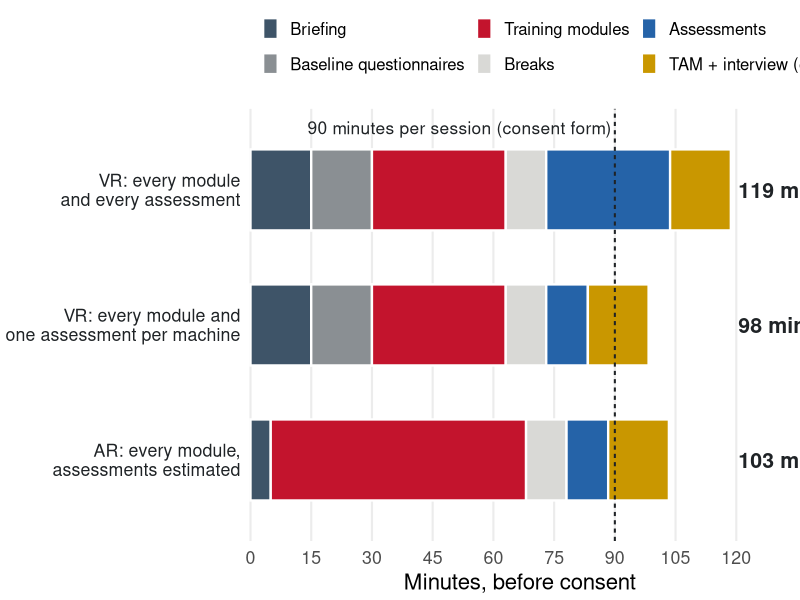

The R script that drew this image:
# Session timing chart for Meeting 28.
# Sources: refs/VR Module & Assesment Time.xlsx - Sheet1.csv, refs/SIGHT Time Table - AR timing.csv,
# and the 15-minute baseline and 5-minute breaks stated in the consent form and protocol draft.
# Briefing: Fadel's Oct 30 figures (VR 10 to 15 minutes, drawn at 15; AR 5 minutes).
# Estimates, since nothing has been timed yet: 15 minutes for the TAM and interview, and AR
# assessments at the VR length, because the AR assessment questions do not exist yet.
library(ggplot2)

mins = function(x) {
  p = strsplit(x, ":")[[1]]
  as.numeric(p[1]) + as.numeric(p[2]) / 60
}

# Longest single assessment per machine, since the protocol keeps one assessment for each machine.
one_assess = mins("3:14") + mins("2:51") + mins("4:12")
tam_interview = 15

parts = c("Briefing", "Baseline questionnaires", "Training modules", "Breaks", "Assessments", "TAM + interview (est.)")

rows = rbind(
  data.frame(session = "VR: every module\nand every assessment", part = parts,
             m = c(15, 15, mins("33:03"), 10, mins("30:36"), tam_interview)),
  data.frame(session = "VR: every module and\none assessment per machine", part = parts,
             m = c(15, 15, mins("33:03"), 10, one_assess, tam_interview)),
  data.frame(session = "AR: every module,\nassessments estimated", part = parts[c(1, 3, 4, 5, 6)],
             m = c(5, mins("63:04"), 10, one_assess, tam_interview))
)
rows$part = factor(rows$part, levels = rev(parts))
rows$session = factor(rows$session, levels = rev(unique(rows$session)))

totals = aggregate(m ~ session, rows, sum)
totals$label = sprintf("%d min", round(totals$m))

p = ggplot(rows, aes(x = m, y = session, fill = part)) +
  geom_col(width = 0.6, colour = "white", linewidth = 0.8) +
  geom_vline(xintercept = 90, colour = "#1f2326", linewidth = 0.7, linetype = "22") +
  annotate("text", x = 89.2, y = 3.46, label = "90 minutes per session (consent form)",
           hjust = 1, size = 4.4, colour = "#1f2326") +
  geom_text(data = totals, aes(x = 120.5, y = session, label = label), inherit.aes = FALSE,
            hjust = 0, size = 5.4, fontface = "bold", colour = "#1f2326") +
  scale_fill_manual(
    values = c("Briefing" = "#3E5468", "Baseline questionnaires" = "#8a8f93", "Training modules" = "#c3142d",
               "Breaks" = "#d9d9d6", "Assessments" = "#2563A8", "TAM + interview (est.)" = "#C99700"),
    breaks = parts
  ) +
  scale_x_continuous(limits = c(0, 133), breaks = seq(0, 120, 15), expand = c(0, 0)) +
  coord_cartesian(clip = "off") +
  labs(x = "Minutes, before consent", y = NULL, fill = NULL) +
  theme_bw(base_size = 16) +
  theme(
    legend.position = "top", legend.justification = "left", legend.text = element_text(size = 12),
    legend.key.width = grid::unit(0.45, "cm"), legend.spacing.x = grid::unit(0.1, "cm"),
    panel.border = element_blank(), panel.grid.major.y = element_blank(),
    panel.grid.minor = element_blank(), panel.grid.major.x = element_line(colour = "#ececec"),
    axis.ticks = element_blank(), axis.text.y = element_text(colour = "#1f2326"),
    plot.margin = margin(4, 8, 4, 4)
  )

dir.create("imgs", showWarnings = FALSE)
ggsave("imgs/session_time.png", p, width = 11.5, height = 5.6, dpi = 170)
print(totals)
